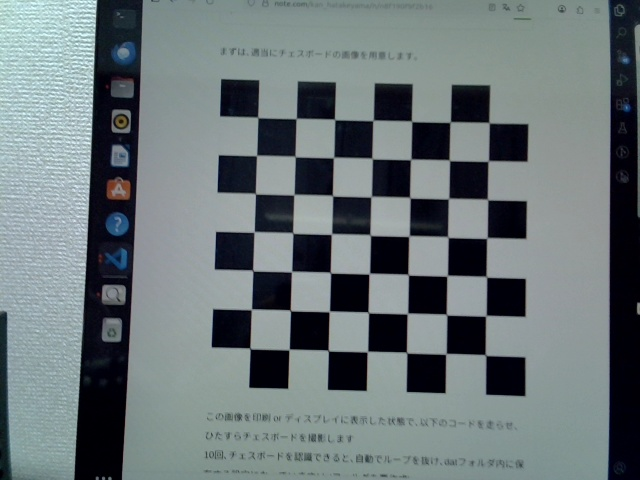
#> input picture calib_images/image_00.jpg, 640 x 480 px; its folder holds 4 pictures in this run
$ python calibration.py
#> lines starting #> are read from the running program, lines starting #| are printed output that depends on the picture; after the words box and inside, x2 and y2 are one past the last pixel; in counts of white or black regions, pixels touching at a corner belong together
import cv2
import numpy as np
import glob

# チェッカーボードの交点数（マス目数 -1）
CHECKERBOARD = (9, 6)  # 9x6 の交点
square_size = 0.025    # マス目の1辺のサイズ [m] (例: 25mm)

# 3D点の座標系準備（原点から平面上に格子点を配置）
objp = np.zeros((CHECKERBOARD[0]*CHECKERBOARD[1], 3), np.float32)
objp[:, :2] = np.mgrid[0:CHECKERBOARD[0], 0:CHECKERBOARD[1]].T.reshape(-1, 2)
objp *= square_size

# 検出結果を保存
objpoints = []  # 3D点
imgpoints = []  # 2D点

images = glob.glob('calib_images/*.jpg')  # 画像フォルダ

for fname in images:
    img = cv2.imread(fname)
#> img is the input picture: shape (480, 640, 3); mean B, G, R 120.9, 118.5, 108.1
    gray = cv2.cvtColor(img, cv2.COLOR_BGR2GRAY)
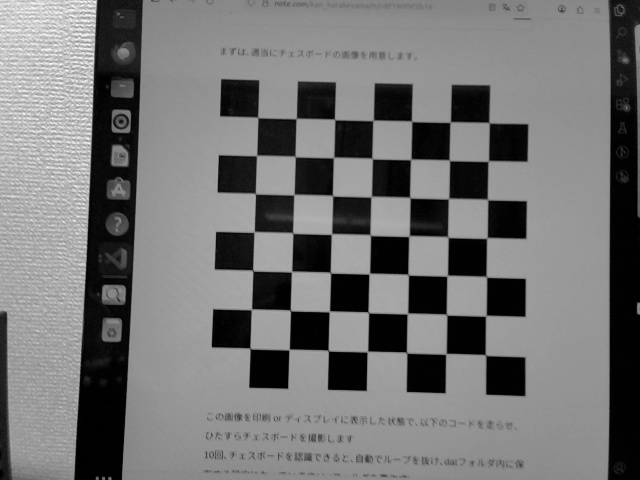
#> gray: shape (480, 640); min 0, max 249, mean 115.6

    # コーナー検出
    ret, corners = cv2.findChessboardCorners(gray, CHECKERBOARD, None)
#> ret = False; corners = None

    if ret:
        objpoints.append(objp)
        # サブピクセル精度にコーナーを補正
        criteria = (cv2.TERM_CRITERIA_EPS + cv2.TERM_CRITERIA_MAX_ITER, 30, 0.001)
        corners2 = cv2.cornerSubPix(gray, corners, (11, 11), (-1, -1), criteria)
        imgpoints.append(corners2)

        # 検出結果を描画
        cv2.drawChessboardCorners(img, CHECKERBOARD, corners2, ret)
        cv2.imshow('img', img)
        cv2.waitKey(200)
#> pass 2 of the loop `for fname in images:`:
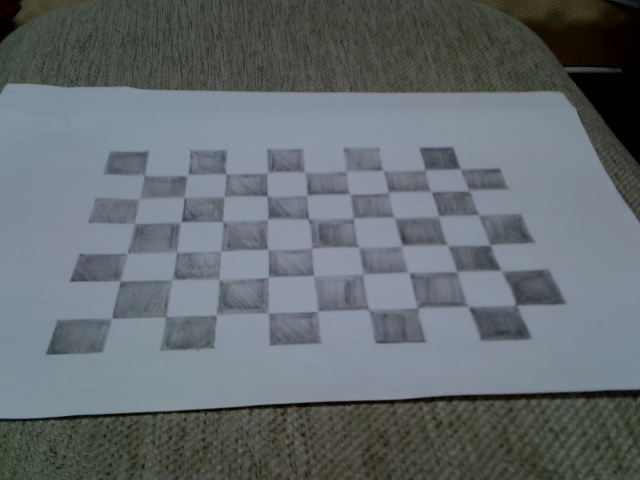
#> input picture calib_images/image_01.jpg, 640 x 480 px
#> img is the input picture: shape (480, 640, 3); mean B, G, R 111.9, 107.9, 101
#> ret = True; corners = 54 rows, first 8: [143.7, 176.7], [187.3, 175.1], [226.3, 173.2], [266.5, 172.4], [304.6, 172.1], [347.5, 171.9], [382.6, 171.2], [426.3, 172.2]
#> corners2 = 54 rows, first 8: [144.1, 174.7], [187.5, 175.2], [225.7, 173.5], [268.1, 172.1], [305, 171.8], [346.7, 171.3], [382.8, 170.2], [425.2, 169.4]
#> `cv2.drawChessboardCorners(img, CHECKERBOARD, corners2, ret)`:
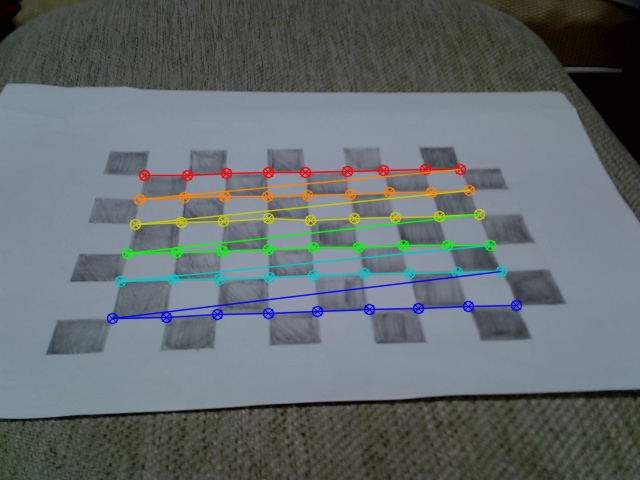
#> img: shape (480, 640, 3); 5.04% of pixels changed, all inside (x1, y1, x2, y2) = (106, 163, 523, 325)
#> pass 3 of the loop `for fname in images:`:
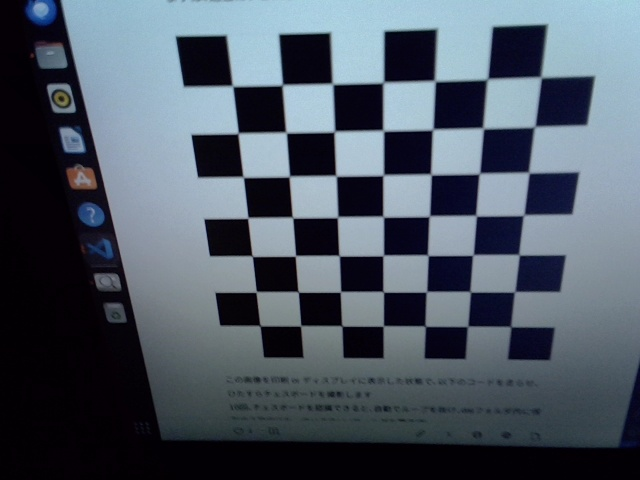
#> input picture calib_images/image_02.jpg, 640 x 480 px
#> img is the input picture: shape (480, 640, 3); mean B, G, R 98.9, 87.2, 77.1
#> `gray = cv2.cvtColor(img, cv2.COLOR_BGR2GRAY)`:
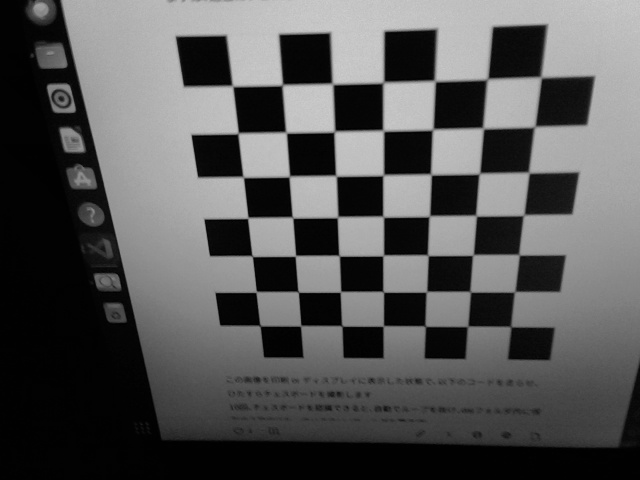
#> gray: shape (480, 640); min 0, max 206, mean 85.5
#> ret = False; corners = None
#> the loop made 4 passes; the first 3 are shown

cv2.destroyAllWindows()

# キャリブレーション実行
ret, camera_matrix, dist_coeffs, rvecs, tvecs = cv2.calibrateCamera(
    objpoints, imgpoints, gray.shape[::-1], None, None
)

print("Camera matrix:\n", camera_matrix)
print("Distortion coeffs:\n", dist_coeffs)

# 保存
fs = cv2.FileStorage("calibration.yaml", cv2.FILE_STORAGE_WRITE)
fs.write("camera_matrix", camera_matrix)
fs.write("dist_coeff", dist_coeffs)
fs.release()
print("Calibration saved to calibration.yaml")
